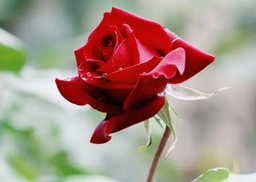
#> input picture 103-魏星/week4/flower.png, 256 x 182 px, shrunk from 843 x 600 before the run
$ python gauss_noise_img.py
#> lines starting #> are read from the running program, lines starting #| are printed output that depends on the picture
import matplotlib.pyplot as plt
import cv2
import numpy as np
import random

'''
a. 输入参数sigma 和 mean
b. 生成高斯随机数
d. 根据输入像素计算出输出像素
e. 重新将像素值放缩在[0 ~ 255]之间
f. 循环所有像素
g. 输出图像
'''

def gray_img_noise(gray_img,sigma,mean):
    h, w = gray_img.shape
    result = np.zeros((h, w), dtype=gray_img.dtype)
    for i in range(h):
        for j in range(w):
                result[i, j] = gray_img[i, j] + random.gauss(mean, sigma)
                if result[i, j] < 0:
                    result[i, j] = 0
                if result[i, j] > 255:
                    result[i, j] = 255
    return result

'''
马赛克
将原图像按照比例选取后，对选择的区域加高斯噪声
'''
def gauss_noise_msk(src_img,sigma,mean,startPercent,endPercent):
    h,w,c = src_img.shape
    result_img = np.copy(src_img)
    for i in range(int(h*startPercent),int(h*endPercent)):
        for j in range(int(w*startPercent),int(w*endPercent)):
            for k in range(c):
                result_img[i, j, k] = img[i, j, k] + random.gauss(mean, sigma)
                if result_img[i, j, k] < 0:
                    result_img[i, j, k] = 0
                if result_img[i, j, k] > 255:
                    result_img[i, j, k] = 255
    return result_img


def gauss_noise_img(img,sigma,mean):
    h,w,c = img.shape
    result = np.zeros((h,w,c),dtype=img.dtype)
    for i in range(h):
        for j in range(w):
            for k in range(c):
                result[i,j,k] = img[i,j,k] + random.gauss(mean,sigma)
                if result[i,j,k] < 0:
                    result[i,j,k] = 0
                if result[i,j,k] > 255:
                    result[i,j,k] = 255
    return result

img = cv2.imread("flower.png")
#> img is the input picture: shape (182, 256, 3); mean B, G, R 132.9, 144.5, 166.1
img2=cv2.cvtColor(img,cv2.COLOR_BGR2RGB)
img_gray = cv2.cvtColor(img2,cv2.COLOR_RGB2GRAY)
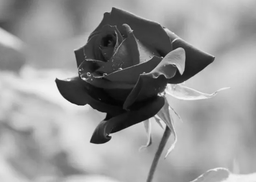
#> img_gray: shape (182, 256); min 5, max 249, mean 149.6

noiseImg = gauss_noise_img(img2,4,2)
noiseImg2 = gauss_noise_msk(img2,4,2,0.3,0.6)
#> after the loop in gauss_noise_msk, `for i in range(int(h*startPercent),int(h*endPercent)):`:
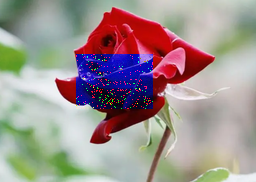
#> result_img: shape (182, 256, 3); mean R, G, B 157.7, 145.2, 142.9
noiseGrayImg = gray_img_noise(img_gray,4,2)

plt.show()
plt.figure()

plt.subplot(231)
plt.imshow(img2)
plt.subplot(232)
plt.imshow(noiseImg)
plt.subplot(233)
plt.imshow(noiseImg2)
plt.subplot(234)
plt.imshow(img_gray)
plt.subplot(235)
plt.imshow(noiseGrayImg)
plt.show()
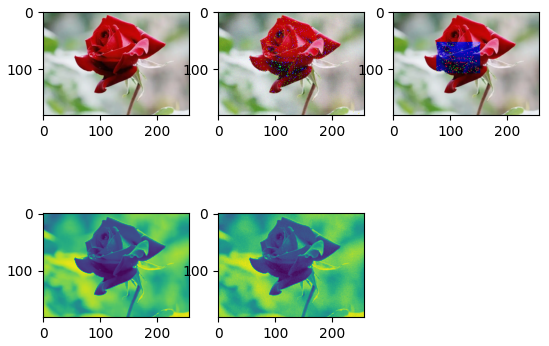
#> figure drawn by matplotlib, 5 panels
